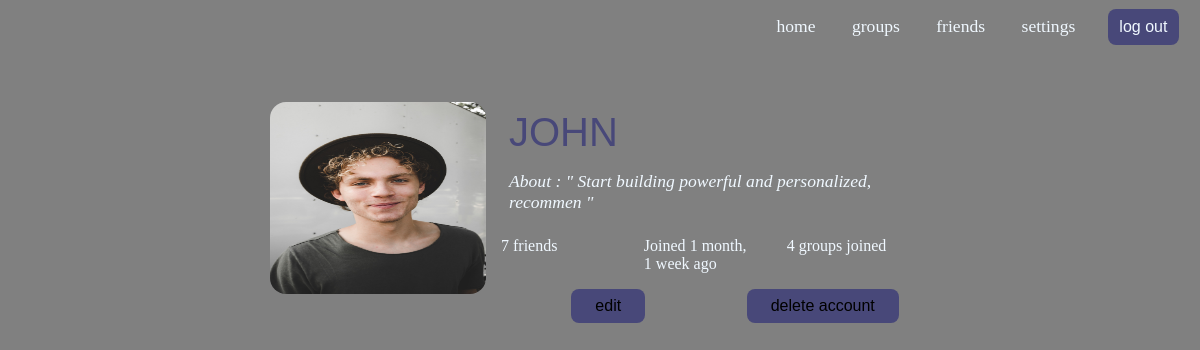
Before: /settings/ (signed in) with the older database file.
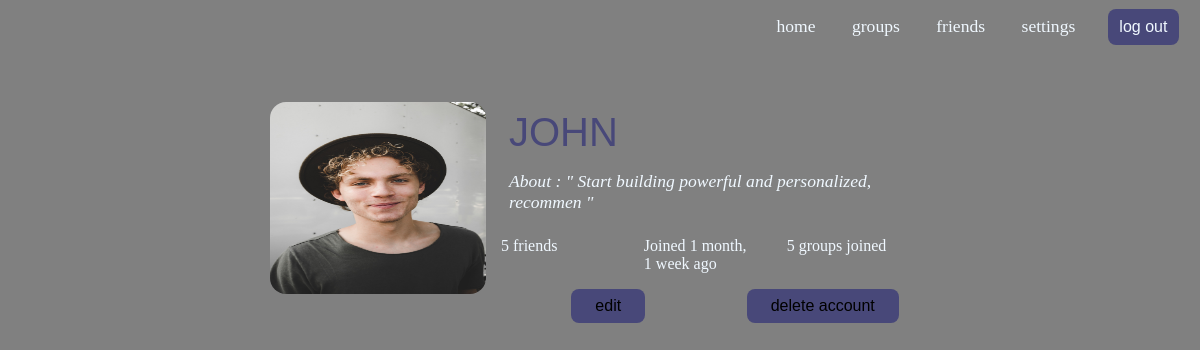
After: the same page with the newer database file.
### base/models.py (models this page shows)
class Profiles(models.Model):
    user = models.ForeignKey(User,on_delete=models.CASCADE)
    name = models.CharField(max_length=50,default='None')
    profile_pics = models.ImageField(upload_to='profile_images',default='image.jpg')
    date_joined = models.DateTimeField(auto_now_add=True)
    about = models.CharField(max_length=50, default='Hi')
    user_friends = models.ManyToManyField('friends',related_name='my_friends', blank=True)

### base/views.py (the view)
# urls.py: path('settings/',views.settings, name='settings' ),
@login_required(login_url='/signin')
def settings(request):
    user = Profiles.objects.get(name=request.user.username)
    groups = groupstable.objects.filter(participants=user).count()
    form = AccountSettingsForm()
    updatable = False
    if request.method == 'POST' and updatable == False:
        updatable = True
    context = {'user':user,'groups':groups,'updatable':updatable,'form':form}
    return render(request,'settings.html',context=context)

### base/forms.py
class AccountSettingsForm(Form):
    username = forms.CharField(min_length=3,max_length=20)
    password = forms.CharField(widget=forms.PasswordInput())
    profile_picture = forms.ImageField()
    about = forms.CharField(max_length=50)
    email = forms.EmailField()

### base/templates/settings.html (shortened to what this page needs)
{% extends 'base.html' %}
{% load static %}
{% block content %}
<div class="settings-page">
    <div class="all">
        <div class="left">
            <img src='/media/profile_images/{{user.id}}.jpg' >
        </div>
        <div class="right">
            <div class="username">{{ user.name }}</div>
            <div class="user-about">About :  " {{ user.about }} "</div>
            <div class="other-info">
                <span>{{ user.user_friends.count }} friends</span>
                <span>Joined {{ user.date_joined|timesince }} ago</span>
                <span>{{ groups }} groups joined</span>
            </div>
            <div class="edit-delete">
                <div><form action="" method="post">{% csrf_token %}<button>edit</button></form></div>
                <div><a href="{% url 'delete_account' %}"><button>delete account</button></a></div>
            </div>
        </div>
    </div>
</div>
{% endblock %}

Changed rows visible on the page:
changed Profiles "JOHN": user_friends.count "7" → "5"
Other visible differences:
{{ groups }}: "4" → "5"
